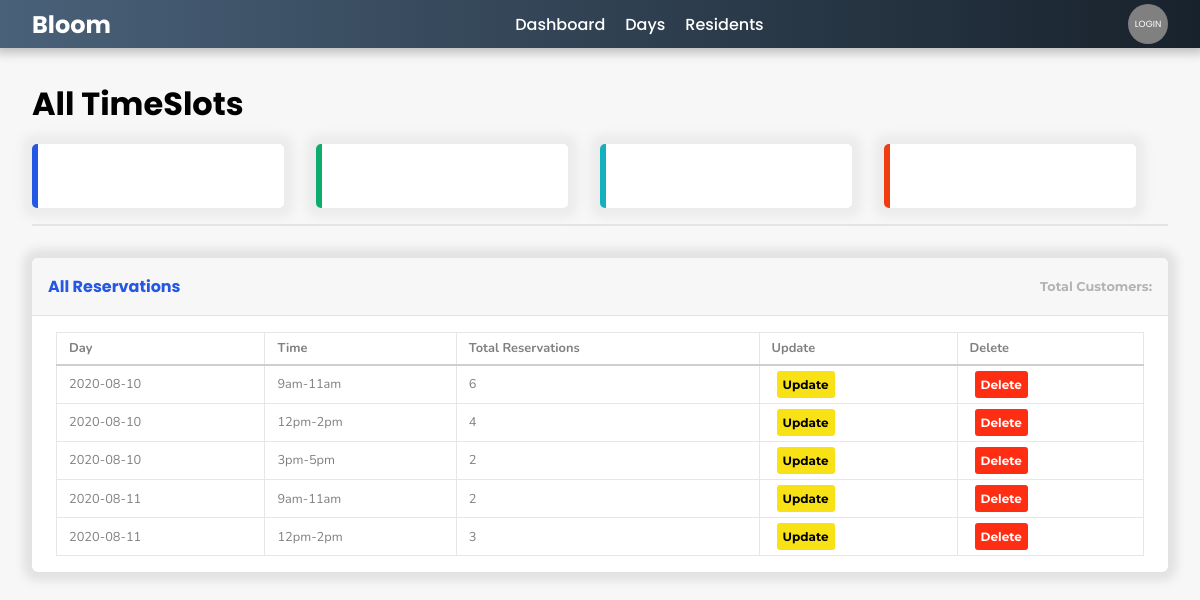
Screenshot of /timeslots/ with the database file from the repository.
### reservations/models.py (models this page shows, shortened)
class TimeSlot(models.Model):
    TIMESLOTS = (
        ('9am-11am','9am-11am'),
        ('12pm-2pm','12pm-2pm'),
        ('3pm-5pm','3pm-5pm'),
    )
    time_slot = models.CharField(max_length=10, null=True, choices=TIMESLOTS, default="Choose a time window")
    day = models.ForeignKey(Day, related_name="timeslot_set", null=True, on_delete= models.CASCADE)
    capacity = models.IntegerField(blank=True, default=13, editable=False)
    notes = models.TextField(max_length=2000, null=True, blank=True)

class Day(models.Model):
    today = date.today()
    tomorrow = today + timedelta(days=1)
    day = models.DateField(default=tomorrow, blank=False)
    date_created = models.DateField(default=today, blank=False)
    notes = models.TextField(max_length=2000, null=True, blank=True)
    def __str__(self):
        return "{}".format(self.day)

### reservations/views.py (the view)
# urls.py: path('timeslots/', timeslots_all, name='timeslots_all'),
def timeslots_all(request):
    timeslots = TimeSlot.objects.all()
    page_title = "All TimeSlots"
    context = {"page_title": page_title, 'timeslots': timeslots}
    template_name = 'timeslot/timeslots_all.html'
    return render(request, template_name, context)

### reservations/templates/timeslot/timeslots_all.html (shortened to what this page needs)
{% extends "base.html" %}
{% load static %}
{% block extra_head %}
<link rel="stylesheet" type="text/css" href="{% static 'css/customer/customer.css' %}">
{% endblock %}
{% block content %}
<div class="section">
</div>
<div class="card">
    <header>
        <h2>All Reservations</h2>
        <h4>Total Customers: {{residents.count}}</h4>
    </header>
    <div class="body">
        <table class="table-slot">
            <tr>
                <th id="name">Day</th>
                <th>Time</th>
                <th>Total Reservations</th>
                <th>Update</th>
                <th>Delete</th>
            </tr>
            {% for timeslot in timeslots %}
            <tr class="data">
                <td>{{timeslot.day}}</td>
                <td>{{timeslot.time_slot}}</td>
                <td>{{timeslot.reservation_set.count}}</td>
                <td><button class='btn btn-info'>Update</button></td>
                <td><button class='btn btn-danger'>Delete</button></td>
            </tr>
            {% endfor %}
        </table>
    </div>
</div>
{% endblock %}

### static/css/main/base.css (style rules this page uses)
.btn { height: 1.7rem; display: -webkit-box; display: -ms-flexbox; display: flex; -webkit-box-pack: center; -ms-flex-pack: center; justify-content: center; -webkit-box-align: center; -ms-flex-align: center; align-items: center; font-size: 12px; font-family: "Montserrat", sans-serif; font-weight: 700; color: white; overflow: hidden; margin: 5px; border-radius: 3px; border: none; background: #2457e4; }
.btn-info { background: #f8e216; color: black; }
.btn-danger { color: white; background: #ff2d12; }
table { width: 100%; border: solid #cfcfcf 1px; border-radius: 10px; border-collapse: collapse; color: #424242; overflow: auto; }
table th, table td { height: 2rem; -webkit-box-flex: 1; -ms-flex-positive: 1; flex-grow: 1; font-family: 'Nunito', sans-serif; font-size: 0.8rem; color: grey; text-align: left; padding: 0 0 0 12px; border: solid #e6e6e6 1px; word-wrap: break-word; }
table th { border-bottom: solid #cfcfcf 2px; font-weight: 700; }
table tr:first-child { border-radius: 20px; }
* { -webkit-box-sizing: border-box; box-sizing: border-box; margin: 0; }
body { height: -webkit-fit-content; height: -moz-fit-content; height: fit-content; margin: 0; -webkit-box-align: center; -ms-flex-align: center; align-items: center; background: #f7f7f7; }
.section { position: relative; width: 100%; height: -webkit-fit-content; height: -moz-fit-content; height: fit-content; min-height: 2rem; display: -webkit-box; display: -ms-flexbox; display: flex; -webkit-box-pack: justify; -ms-flex-pack: justify; justify-content: space-between; justify-items: flex-end; -webkit-box-align: start; -ms-flex-align: start; align-items: flex-start; -ms-flex-wrap: wrap; flex-wrap: wrap; padding: 1rem 0 1rem 0; }
.card { height: fit -webkit-fit-content; height: fit -moz-fit-content; height: fit fit-content; min-height: 2rem; min-width: 400px; position: relative; background: white; -webkit-box-shadow: #e2e2e2 0 0 10px 9px; box-shadow: #e2e2e2 0 0 10px 9px; border-radius: 6px; overflow: hidden; margin-bottom: 2rem; }
.card header { display: -webkit-box; display: -ms-flexbox; display: flex; -webkit-box-align: center; -ms-flex-align: center; align-items: center; -webkit-box-pack: justify; -ms-flex-pack: justify; justify-content: space-between; padding: 1rem; border-bottom: solid #e2e2e2 1px; background: #f7f7f7; }
.card header h2 { font-size: 1rem; font-family: "Poppins", sans-serif; color: #2457e4; }
.card header h4 { font-size: 0.8rem; font-family: "Montserrat", sans-serif; color: #b3b3b3; }
.card .body { display: -webkit-box; display: -ms-flexbox; display: flex; -webkit-box-pack: start; -ms-flex-pack: start; justify-content: flex-start; -webkit-box-align: start; -ms-flex-align: start; align-items: flex-start; -ms-flex-wrap: wrap; flex-wrap: wrap; padding: 1rem 1.5rem 1rem 1.5rem; }

### static/css/customer/customer.css (style rules this page uses)
.btn { height: 1.7rem; display: -webkit-box; display: -ms-flexbox; display: flex; -webkit-box-pack: center; -ms-flex-pack: center; justify-content: center; -webkit-box-align: center; -ms-flex-align: center; align-items: center; font-size: 12px; font-family: "Montserrat", sans-serif; font-weight: 700; color: white; overflow: hidden; margin: 5px; border-radius: 3px; border: none; background: #2457e4; }
.btn-info { background: #f8e216; color: black; }
.btn-danger { color: white; background: #ff2d12; }
.table-slot { -webkit-box-flex: 1; -ms-flex-positive: 1; flex-grow: 1; }

### static/css/main/navbar.css (style rules this page uses)
.btn { height: 1.7rem; display: -webkit-box; display: -ms-flexbox; display: flex; -webkit-box-pack: center; -ms-flex-pack: center; justify-content: center; -webkit-box-align: center; -ms-flex-align: center; align-items: center; font-size: 12px; font-family: "Montserrat", sans-serif; font-weight: 700; color: white; overflow: hidden; margin: 5px; border-radius: 3px; border: none; background: #2457e4; }
.btn-info { background: #f8e216; color: black; }
.btn-danger { color: white; background: #ff2d12; }

### rows the page displays
TimeSlot: day "2020-08-10", time_slot "9am-11am", reservation_set.count "6"
TimeSlot: day "2020-08-10", time_slot "12pm-2pm", reservation_set.count "4"
TimeSlot: day "2020-08-10", time_slot "3pm-5pm", reservation_set.count "2"
TimeSlot: day "2020-08-11", time_slot "9am-11am", reservation_set.count "2"
TimeSlot: day "2020-08-11", time_slot "12pm-2pm", reservation_set.count "3"

### other values shown
{{ page_title }} "All TimeSlots"
